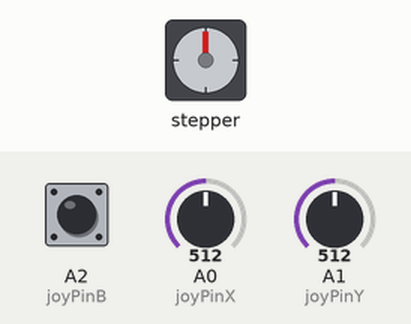
The sketch below on a simulated Arduino Uno, built with avr-gcc and run on an emulated ATmega328P. Shown: stepper motor. The inputs (shaded band) are chosen by the test bench; at power-on: A1 (joyPinY) = 512, A0 (joyPinX) = 512, A2 (joyPinB) HIGH. Stepper angles assume 200 steps per turn.

Above: at 1.2 s.
1.3 s: A1 (joyPinY) set to 588
2.8 s: A1 (joyPinY) set to 608
At 2.98 s:
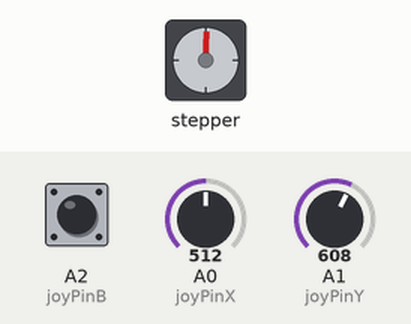
At 3.61 s:
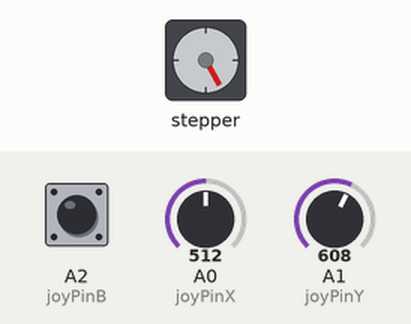
5.8 s: A1 (joyPinY) set to 390
11.8 s: A1 (joyPinY) set to 410
14.8 s: A1 (joyPinY) set to 385
At 15.34 s:
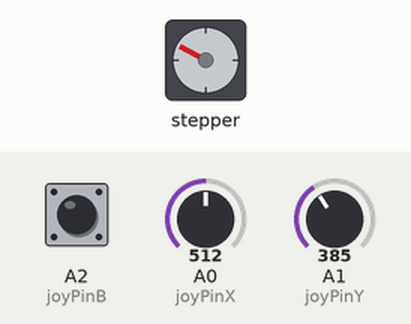
17.8 s: A1 (joyPinY) set to 511
At 21.4 s:
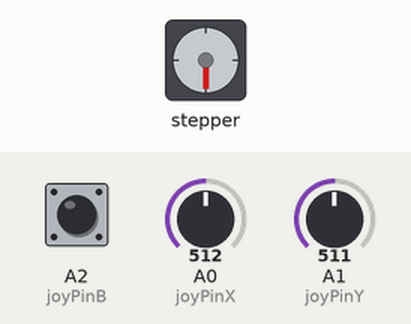
Timing chart, 0 to 21.8 s (numbered marks = the images above; inputs shaded):
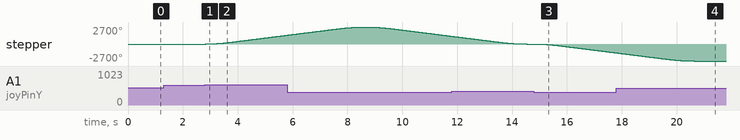

The sketch:

tb6600_joystick.ino
```cpp
#include <AccelStepper.h>

int joyPinX = A0;
int joyPinY = A1;
int joyPinB = A2;

int valueX = 0;
int valueY = 0;
int valueB = 0;

int distance = 1500;

// Define a stepper and the pins it will use
AccelStepper stepper(AccelStepper::DRIVER,8,9);

void setup()
{
  // Change these to suit your stepper if you want
  stepper.setMaxSpeed(2*10*16);
  stepper.setAcceleration(2*10*16);
  stepper.moveTo(distance);

  pinMode(joyPinX,   INPUT);
  pinMode(joyPinY,   INPUT);
  pinMode(joyPinB,   INPUT_PULLUP);

  Serial.begin(9600);
}

void loop()
{

    valueX = analogRead(joyPinX);
    valueY = analogRead(joyPinY);
    valueB = digitalRead(joyPinB);

    if(valueY > 600){ // moved to the right
      stepper.runToNewPosition(stepper.currentPosition()+distance);
    }else if(valueY < 400){
      stepper.runToNewPosition(stepper.currentPosition()-distance);
    }
}
```

Measured:
- the behaviour switches between 600 and 601 on A1 (joyPinY) (found by bisection; images 0 and 1)
- the behaviour switches between 400 and 399 on A1 (joyPinY) (found by bisection; images 2 and 3)
- after the input at 1.3 s, every drawn part: stays the same
- after the input at 2.8 s, stepper: keeps turning clockwise at about 474°/s, starting at once
- after the input at 14.8 s, stepper: keeps turning counter-clockwise at about 474°/s, starting at once
- after the input at 17.8 s, stepper: goes on until 20.6 s, then stays -2700°
